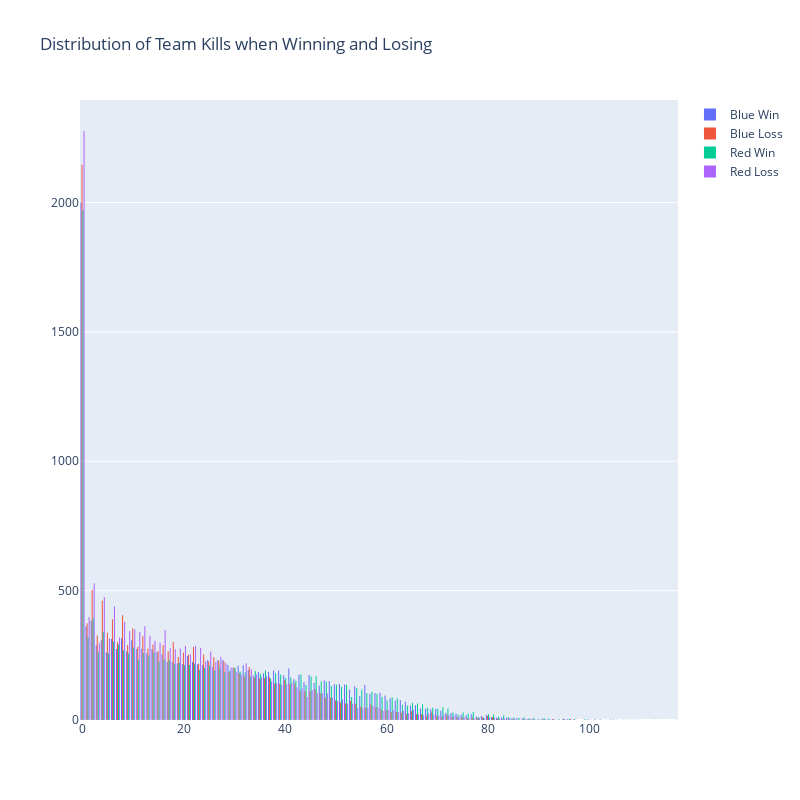

Notebook code cell kept with this figure:
### Markdown cell above
## Distribution of Team kills when Winning and Losing

### Code cell
df['blue_kills_by_timeline'] = df.loc[:,['kill_1', 'kill_2', 'kill_3', 'kill_4', 'kill_5']].sum(axis=1)
df['red_kills_by_timeline'] = df.loc[:,['kill_6', 'kill_7', 'kill_8', 'kill_9', 'kill_10']].sum(axis=1)

fig = go.Figure(data=[
    go.Histogram(name='Blue Win', x=blue_win['blue_kills_by_timeline']),
    go.Histogram(name='Blue Loss', x=red_win['blue_kills_by_timeline']),
    go.Histogram(name='Red Win', x=red_win['red_kills_by_timeline']),
    go.Histogram(name='Red Loss', x=blue_win['red_kills_by_timeline'])
])

fig.update_layout(
    title='Distribution of Team Kills when Winning and Losing',
    height=800,
    width=800,
)

iplot(fig)

### Figure 1 — Plotly figure (JSON) as saved in the notebook; plotly's stock layout.template omitted (floating-point values rounded to 4 significant figures; data arrays with more than 128 entries replaced by an {"elided": "..."} marker saying what was removed)
{"data": [{"name": "Blue Win", "type": "histogram", "x": {"elided": "15308 int values"}}, {"name": "Blue Loss", "type": "histogram", "x": {"elided": "14703 int values"}}, {"name": "Red Win", "type": "histogram", "x": {"elided": "14703 int values"}}, {"name": "Red Loss", "type": "histogram", "x": {"elided": "15308 int values"}}], "layout": {"height": 800, "title": {"text": "Distribution of Team Kills when Winning and Losing"}, "width": 800}}
